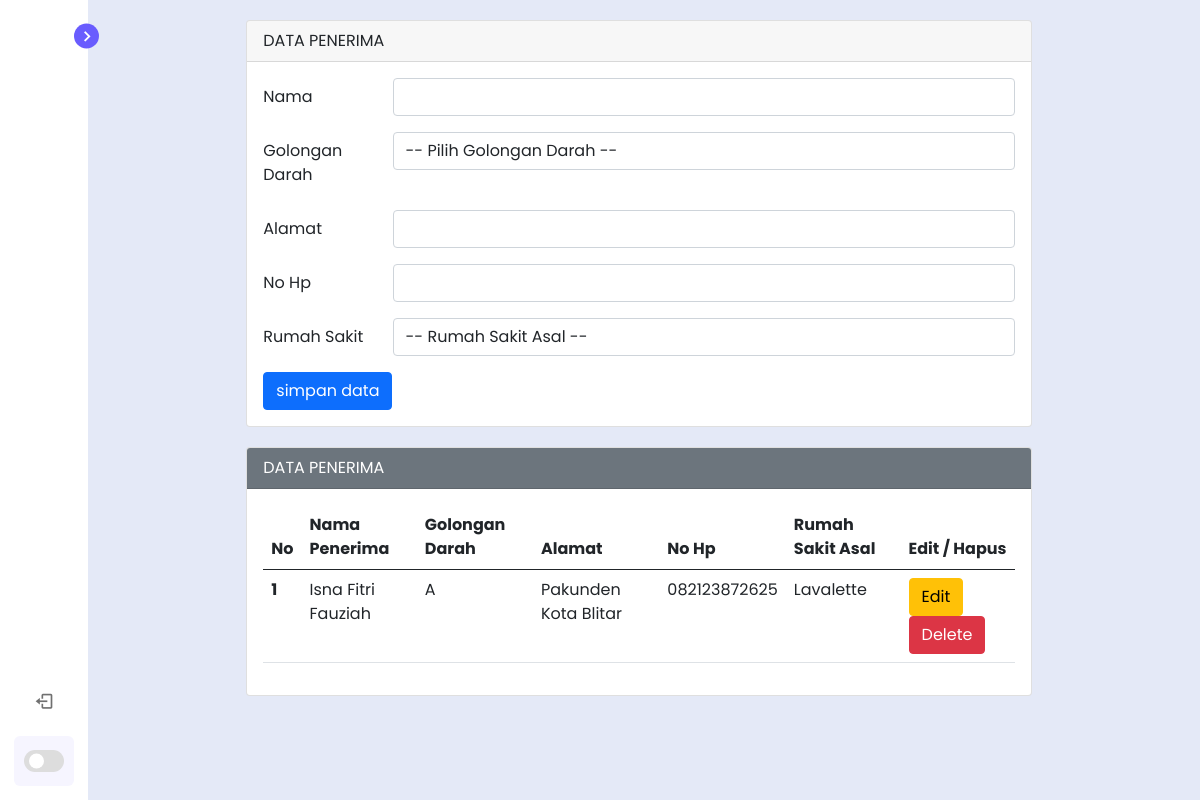
/backend/tabel/penerima.php, run on the app's committed database.
### tables this page shows
CREATE TABLE `penerima` (
  `id` int(11) NOT NULL,
  `nama_penerima` varchar(50) NOT NULL,
  `golongan_darah` varchar(5) NOT NULL,
  `alamat` varchar(100) NOT NULL,
  `no_hp` varchar(20) NOT NULL,
  `rumah_sakit` varchar(50) NOT NULL
);

### backend/tabel/penerima.php (the view, shortened to what this page needs)
<?php
$host       = "localhost";
$user       = "root";
$pass       = "";
$db         = "donor";
$koneksi    = mysqli_connect($host, $user, $pass, $db);
$nama_penerima      = "";
$alamat             = "";
$no_hp              = "";
?>
<!DOCTYPE html>
<html lang="en">
<head>
    <link href='https://unpkg.com/boxicons@2.1.1/css/boxicons.min.css' rel='stylesheet'>
    <link href="https://cdn.jsdelivr.net/npm/bootstrap@5.0.2/dist/css/bootstrap.min.css" rel="stylesheet">
    <link rel="stylesheet" href="../assets/css/style.css">
</head>
<body>
    <nav class="sidebar close">
        <header>
            <div class="image-text">
            </div>
            <i class='bx bx-chevron-right toggle'></i>
        </header>
        <div class="menu-bar">
            <div class="menu">
                <ul class="menu-links">
                    <li class="nav-link">
                        <a href="pendonor.php">
                            <i class='bx bx-home-alt icon' ></i>
                        </a>
                    </li>
                </ul>
                <ul class="menu-links">
                    <li class="nav-link">
                        <a href="dokter.php">
                            <i class='bx bx-home-alt icon' ></i>
                        </a>
                    </li>
                </ul>
                <ul class="menu-links">
                    <li class="nav-link">
                        <a href="posko_donor.php">
                            <i class='bx bx-home-alt icon' ></i>
                        </a>
                    </li>
                </ul>
                <ul class="menu-links">
                    <li class="nav-link">
                        <a href="riwayat_darah_masuk.php">
                            <i class='bx bx-home-alt icon' ></i>
                        </a>
                    </li>
                </ul>
                <ul class="menu-links">
                    <li class="nav-link">
                        <a href="rumah_sakit.php">
                            <i class='bx bx-home-alt icon' ></i>
                        </a>
                    </li>
                </ul>
                <ul class="menu-links">
                    <li class="nav-link">
                        <a href="riwayat_darah_keluar.php">
                            <i class='bx bx-home-alt icon' ></i>
                        </a>
                    </li>
                </ul>
                <ul class="menu-links">
                    <li class="nav-link">
                        <a href="penerima.php">
                            <i class='bx bx-home-alt icon' ></i>
                        </a>
                    </li>
                </ul>
            </div>
            <div class="bottom-content">
                <li class="">
                    <a href="../login/login.html">
                        <i class='bx bx-log-out icon' ></i>
                    </a>
                </li>
                <li class="mode">
                    <div class="toggle-switch">
                        <span class="switch"></span>
                    </div>
                </li>
            </div>
        </div>
    </nav>
    <section class="home">
        <div class = "mx-auto">
            <div class = "card">
                <div class = "card-header">
                    DATA PENERIMA
                </div>
                <div class = "card-body">
                    <form action="" method="POST">
                        <div class="mb-3 row">
                            <label for="nama_penerima" class="col-sm-2 col-form-label">Nama</label>
                            <div class="col-sm-10">
                                <input type="text" class="form-control" id="nama_penerima" name="nama_penerima" value="<?php echo $nama_penerima ?>">
                            </div>
                        </div>
                        <div class="mb-3 row">
                            <label for="golongan_darah" class="col-sm-2 col-form-label">Golongan Darah</label>
                            <div class="col-sm-10">
                                <select class="form-control" name="golongan_darah" id="golongan_darah">
                                    <option value="">-- Pilih Golongan Darah --</option>
                                </select>
                            </div>
                        </div>
                        <div class="mb-3 row">
                            <label for="alamat" class="col-sm-2 col-form-label">Alamat</label>
                            <div class="col-sm-10">
                                <input type="text" class="form-control" id="alamat" name="alamat" value="<?php echo $alamat ?>">
                            </div>
                        </div>
                        <div class="mb-3 row">
                            <label for="no_hp" class="col-sm-2 col-form-label">No Hp</label>
                            <div class="col-sm-10">
                                <input type="text" class="form-control" id="no_hp" name="no_hp" value="<?php echo $no_hp ?>">
                            </div>
                        </div>
                        <div class="mb-3 row">
                            <label for="rumah_sakit" class="col-sm-2 col-form-label">Rumah Sakit</label>
                            <div class="col-sm-10">
                                <select class="form-control" name="rumah_sakit" id="rumah_sakit">
                                    <option value="">-- Rumah Sakit Asal --</option>
                                </select>
                            </div>
                        </div>
                        <div class="col-12">
                            <input type="submit" name="simpan" value="simpan data" class="btn btn-primary">
                        </div>
                    </form>
                </div>
            </div>
            <div class = "card">
                <div class = "card-header text-white bg-secondary">
                    DATA PENERIMA
                </div>
                <div class = "card-body">
                    <form action="" method="POST">
                        <table class="table">
                            <thead>
                                <tr>
                                    <th scope="col">No</th>
                                    <th scope="col">Nama Penerima</th>
                                    <th scope="col">Golongan Darah</th>
                                    <th scope="col">Alamat</th>
                                    <th scope="col">No Hp</th>
                                    <th scope="col">Rumah Sakit Asal</th>
                                    <th scope="col">Edit / Hapus</th>
                                </tr>
                            </thead>
                            <tbody>
                                    <?php
                                    $sql2   = "select * from penerima order by nama_penerima asc";
                                    $q2     = mysqli_query($koneksi, $sql2);
                                    $urut   = 1;
                                    while ($r2 = mysqli_fetch_array($q2)) {
                                        $id                 = $r2['id'];
                                        $nama_penerima      = $r2['nama_penerima'];
                                        $golongan_darah     = $r2['golongan_darah'];
                                        $alamat             = $r2['alamat'];
                                        $no_hp              = $r2['no_hp'];
                                        $rumah_sakit        = $r2['rumah_sakit'];
                                    ?>
                                    <tr>
                                        <th scope="row"><?php echo $urut++ ?></th>
                                        <td scope="row"><?php echo $nama_penerima ?></td>
                                        <td scope="row"><?php echo $golongan_darah ?></td>
                                        <td scope="row"><?php echo $alamat ?></td>
                                        <td scope="row"><?php echo $no_hp ?></td>
                                        <td scope="row"><?php echo $rumah_sakit ?></td>
                                        <td scope="row">
                                            <a href="penerima.php?op=edit&id=<?php echo $id ?>"><button type="button" class="btn btn-warning">Edit</button></a>
                                            <a href="penerima.php?op=delete&id=<?php echo $id?>" onclick="return confirm('Hapus Data ?')"><button type="button" class="btn btn-danger">Delete</button></a>
                                        </td>
                                    </tr>
                                    <?php
                                    }
                                    ?>
                            </tbody>
                        </table>
                    </form>
                </div>
            </div>
        </div>
    </section>
</body>
</html>

### backend/assets/css/style.css (style rules this page uses)
* { margin: 0; padding: 0; box-sizing: border-box; font-family: 'Poppins', sans-serif; }
:root { --body-color: #E4E9F7; --sidebar-color: #FFF; --primary-color: #695CFE; --primary-color-light: #F6F5FF; --toggle-color: #DDD; --text-color: #707070; --tran-03: all 0.2s ease; --tran-03: all 0.3s ease; --tran-04: all 0.3s ease; --tran-05: all 0.3s ease; }
body { min-height: 100vh; background-color: var(--body-color); transition: var(--tran-05); }
.sidebar { position: fixed; top: 0; left: 0; height: 100%; width: 300px; padding: 10px 14px; background: var(--sidebar-color); transition: var(--tran-05); z-index: 100; }
.sidebar.close { width: 88px; }
.sidebar li { height: 50px; list-style: none; display: flex; align-items: center; margin-top: 10px; }
.sidebar header .image, .sidebar .icon { min-width: 60px; border-radius: 6px; }
.sidebar .icon { min-width: 60px; border-radius: 6px; height: 100%; display: flex; align-items: center; justify-content: center; font-size: 20px; }
.sidebar .text, .sidebar .icon { color: var(--text-color); transition: var(--tran-03); }
.sidebar header { position: relative; }
.sidebar header .image-text { display: flex; align-items: center; }
.sidebar header .toggle { position: absolute; top: 50%; right: -25px; transform: translateY(-50%) rotate(180deg); height: 25px; width: 25px; background-color: var(--primary-color); color: var(--sidebar-color); border-radius: 50%; display: flex; align-items: center; justify-content: center; font-size: 22px; cursor: pointer; transition: var(--tran-05); }
.sidebar.close .toggle { transform: translateY(-50%) rotate(0deg); }
.sidebar .menu { margin-top: 40px; }
.sidebar li a { list-style: none; height: 100%; background-color: transparent; display: flex; align-items: center; height: 100%; width: 100%; border-radius: 6px; text-decoration: none; transition: var(--tran-03); }
.sidebar .menu-bar { height: calc(100% - 55px); display: flex; flex-direction: column; justify-content: space-between; overflow-y: scroll; }
.sidebar .menu-bar .mode { border-radius: 6px; background-color: var(--primary-color-light); position: relative; transition: var(--tran-05); }
.menu-bar .bottom-content .toggle-switch { position: absolute; right: 0; height: 100%; min-width: 60px; display: flex; align-items: center; justify-content: center; border-radius: 6px; cursor: pointer; }
.toggle-switch .switch { position: relative; height: 22px; width: 40px; border-radius: 25px; background-color: var(--toggle-color); transition: var(--tran-05); }
.switch::before { content: ''; position: absolute; height: 15px; width: 15px; border-radius: 50%; top: 50%; left: 5px; transform: translateY(-50%); background-color: var(--sidebar-color); transition: var(--tran-04); }
.home { position: absolute; top: 0; top: 0; left: 250px; height: 100vh; width: calc(100% - 250px); background-color: var(--body-color); transition: var(--tran-05); }
.sidebar.close ~ .home { left: 78px; height: 100vh; width: calc(100% - 78px); }

### backend/tabel/penerima.php (style rules this page uses)
.mx-auto { width: 70%; }
.card { margin-top: 20px; margin-bottom: 20px; }

### data on the page
penerima: nama_penerima "Isna Fitri Fauziah", golongan_darah "A", alamat "Pakunden Kota Blitar", no_hp "082123872625", rumah_sakit "Lavalette"
